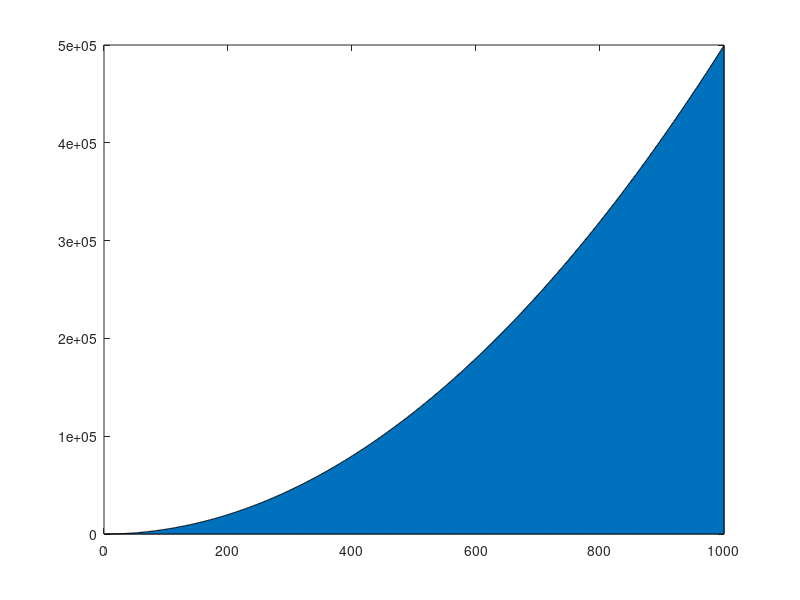

The MATLAB source for this figure: (Note: this script raises an error after producing the figure.)
clear all, close all, clc
load("pruneWithMask.mat");
%% For insertion
withoutPrune = pruneWithMask(1:4:4000);
withPruneQuery = pruneWithMask(2:4:4000);
withMask = pruneWithMask(4:4:4000);
f = figure;
h1 = area(withoutPrune);
h1.FaceColor = 'w';
hold on;
h2 = area(withMask);
h2.FaceColor = 'k';
%h3 = plot([1:1000], withPruneQuery);
legend("No pruning", "Pruning");
xlabel("Index size");
ylabel("Total number of OMD computation");
save_plot_as(f, "micro-prune-insertion");
%% For query
withoutPrune(2:1000) = withoutPrune(2:1000) - withoutPrune(1:999);
withPruneQuery(2:1000) = withPruneQuery(2:1000) - withPruneQuery(1:999);
f = figure;
plot([1:1000], withoutPrune, '--');
hold on;
plot([1:1000], withPruneQuery);
legend("No pruning", "Pruning");
xlabel("Index size");
ylabel("Number of OMD computation");
save_plot_as(f, "micro-prune-query");